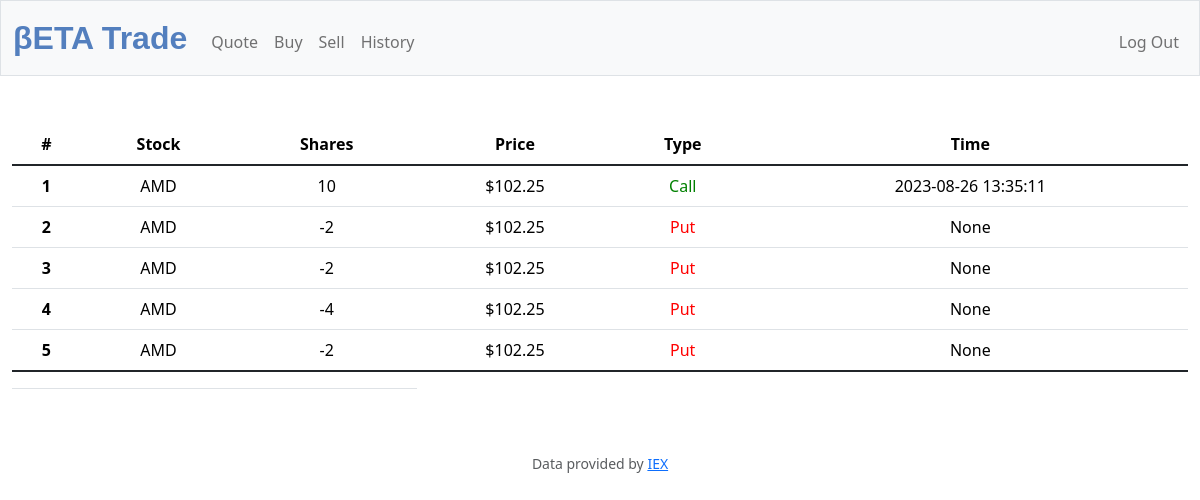
Screenshot of /history (signed in) with the database file from the repository.
### tables this page shows
CREATE TABLE 'transactions' ('id' INTEGER PRIMARY KEY AUTOINCREMENT NOT NULL, 'user_id' INTEGER, 'symbol' TEXT, 'shares' INTEGER, 'price' REAL, 'date' DATETIME, 'name' TEXT NOT NULL DEFAULT 'None');

### app.py (the view)
@app.route("/history")
@login_required
def history():
    user_id = session["user_id"]
    transactions_db = db.execute("SELECT symbol, shares, price, date FROM transactions WHERE user_id = ?", user_id) # querying user info based on session
    return render_template("history.html", database = transactions_db, usd_func=usd) # database holds transaction of user data. it will be iterated over with jinja code for accessing each row of transactions.db

### app.py (called while the page is built)
@app.after_request
def after_request(response):
    response.headers["Cache-Control"] = "no-cache, no-store, must-revalidate"
    response.headers["Expires"] = 0
    response.headers["Pragma"] = "no-cache"
    return response

### helpers.py (called while the page is built)
def login_required(f):
    @wraps(f)
    def decorated_function(*args, **kwargs):
        if session.get("user_id") is None:
            return redirect("/login")
        return f(*args, **kwargs)
    return decorated_function

def usd(value):
    return f"${value:,.2f}"

### templates/history.html (shortened to what this page needs)
{% extends "layout.html" %}
{% block main %}
<table class="table">
  <thead>
    <tr>
      <th scope="col">#</th>
      <th scope="col">Stock</th>
      <th scope="col">Shares</th>
      <th scope="col">Price</th>
      <th scope="col">Type</th>
      <th scope="col">Time</th>
    </tr>
  </thead>
  <tbody>
    {% for row in database %}
      <tr>
        <th scope="row">{{loop.index}}</th>
          <td>{{row["symbol"]}}</td>
          <td>{{row["shares"]}}</td>
          <td>{{usd_func(row["price"])}}</td>
          <td style="{% if row['shares'] > 0 %}color: green;{% else %}color: red;{% endif %}">{% if row["shares"] > 0 %}
                      Call
              {% else %}
                      Put
                {% endif %}
          </td>
          <td>{{row["date"]}}</td>
      </tr>
    {% endfor %}
  </tbody>
  <tfoot>
    <tr>
      <td></td>
      <td></td>
      <td></td>
    </tr>
  </tfoot>
</table>
{% endblock %}

### rows the page displays
transactions: symbol "AMD", shares "10", price "$102.25", shows "Call", date "2023-08-26 13:35:11"
transactions: symbol "AMD", shares "-2", price "$102.25", shows "Put", date "None"
transactions: symbol "AMD", shares "-2", price "$102.25", shows "Put", date "None"
transactions: symbol "AMD", shares "-4", price "$102.25", shows "Put", date "None"
transactions: symbol "AMD", shares "-2", price "$102.25", shows "Put", date "None"
